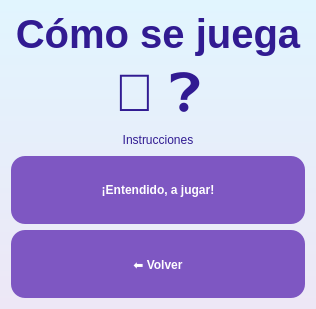
<?xml version="1.0" encoding="UTF-8"?>
<ui version="4.0">
 <class>Form</class>
 <widget class="QWidget" name="Form">
  <property name="geometry">
   <rect>
    <x>0</x>
    <y>0</y>
    <width>316</width>
    <height>309</height>
   </rect>
  </property>
  <property name="styleSheet">
   <string notr="true">#Form{background:qlineargradient(x1:0,y1:0,x2:0,y2:1,stop:0 #E1F5FE,stop:1 #EDE7F6);}
QWidget{color:#311B92;}
QLabel{background:transparent;}
QFrame{background:transparent;}
QPushButton{background:#7E57C2;color:white;border-radius:14px;padding:10px;min-height:48px;font-weight:bold;}
QPushButton:hover{background:#673AB7;}
QPushButton:disabled{background:#D1C4E9;color:#7a7a9a;}
QLineEdit,QComboBox,QSpinBox{background:white;padding:6px;border:2px solid #81D4FA;border-radius:8px;}
QTableWidget{background:white;gridline-color:#B3E5FC;}
QHeaderView::section{background:#B39DDB;color:white;padding:6px;font-weight:bold;}</string>
  </property>
  <layout class="QVBoxLayout" name="v">
   <item>
    <widget class="QLabel" name="lblTituloTut">
     <property name="styleSheet">
      <string>font-size:30pt;font-weight:bold;</string>
     </property>
     <property name="text">
      <string>Cómo se juega</string>
     </property>
     <property name="alignment">
      <set>Qt::AlignCenter</set>
     </property>
     <property name="wordWrap">
      <bool>true</bool>
     </property>
    </widget>
   </item>
   <item>
    <widget class="QLabel" name="lblEjemplo">
     <property name="styleSheet">
      <string>font-size:40pt;</string>
     </property>
     <property name="text">
      <string>🍎 ❓</string>
     </property>
     <property name="alignment">
      <set>Qt::AlignCenter</set>
     </property>
     <property name="wordWrap">
      <bool>true</bool>
     </property>
    </widget>
   </item>
   <item>
    <widget class="QLabel" name="lblTexto">
     <property name="text">
      <string>Instrucciones</string>
     </property>
     <property name="alignment">
      <set>Qt::AlignCenter</set>
     </property>
     <property name="wordWrap">
      <bool>true</bool>
     </property>
    </widget>
   </item>
   <item>
    <widget class="QPushButton" name="btnEmpezar">
     <property name="text">
      <string>¡Entendido, a jugar!</string>
     </property>
    </widget>
   </item>
   <item>
    <widget class="QPushButton" name="btnVolverTut">
     <property name="text">
      <string>⬅ Volver</string>
     </property>
    </widget>
   </item>
  </layout>
 </widget>
 <resources/>
 <connections/>
</ui>
